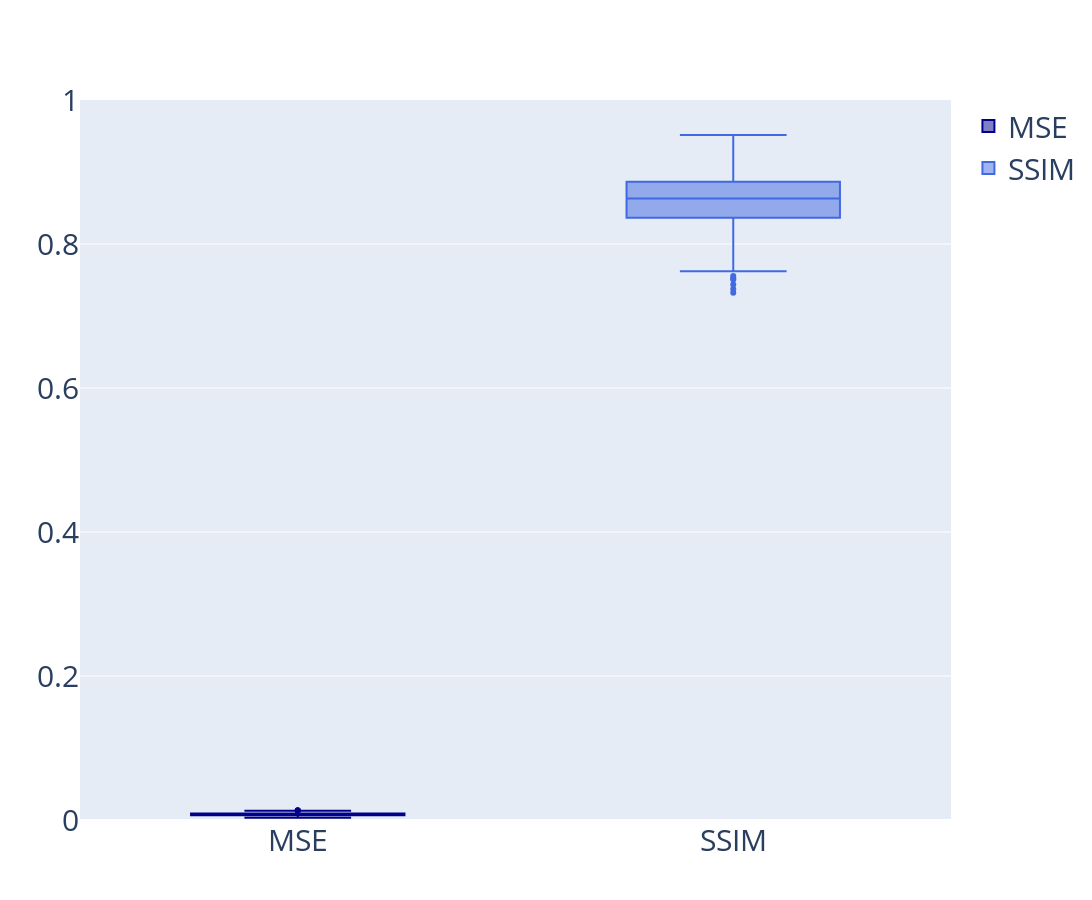

This figure's notebook cell:
### Code cell
y0 = df.mse
y1 = df.ssim

fig = go.Figure()
fig.add_trace(go.Box(y=y0, name='MSE',
                marker_color = 'darkblue'))
fig.add_trace(go.Box(y=y1, name = 'SSIM',
                marker_color = 'royalblue'))
fig.update_layout(
    autosize=False,
    width=1200,
    height=900,
    yaxis=dict(
        # title_text="Y-axis Title",
        # ticktext=["Very long label", "long label", "3", "label"],
        # tickvals=,
        tickmode="array",
        titlefont=dict(size=30),
    ),
    yaxis_range=[0,1],
    font=dict(size=30),
)
fig.show(renderer="jupyterlab")
fig.write_image(RUN_DIR + f'boxplot_metrics_snr_{model.params["snr"]}.png')

### Figure 1 — Plotly figure (JSON) as saved in the notebook; plotly's stock layout.template omitted (floating-point values rounded to 4 significant figures; data arrays with more than 128 entries replaced by an {"elided": "..."} marker saying what was removed)
{"data": [{"marker": {"color": "darkblue"}, "name": "MSE", "type": "box", "y": {"elided": "1000 float values"}}, {"marker": {"color": "royalblue"}, "name": "SSIM", "type": "box", "y": {"elided": "1000 float values"}}], "layout": {"autosize": false, "font": {"size": 30}, "height": 900, "width": 1200, "xaxis": {"autorange": true, "range": [-0.5, 1.5], "type": "category"}, "yaxis": {"range": [0, 1], "tickmode": "array", "title": {"font": {"size": 30}}, "type": "linear"}}}
